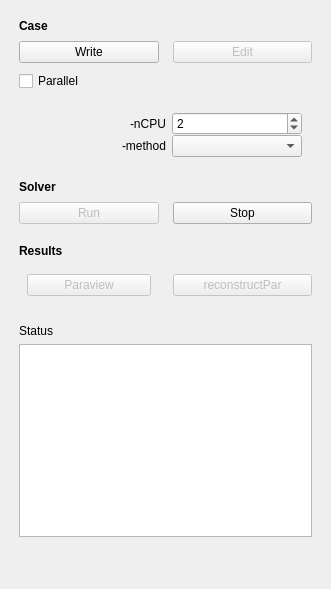
<?xml version="1.0" encoding="UTF-8"?>
<ui version="4.0">
 <class>AnalysisControl</class>
 <widget class="QWidget" name="AnalysisControl">
  <property name="geometry">
   <rect>
    <x>0</x>
    <y>0</y>
    <width>331</width>
    <height>589</height>
   </rect>
  </property>
  <property name="windowTitle">
   <string>Analysis control</string>
  </property>
  <layout class="QFormLayout" name="formLayout">
   <item row="0" column="0" colspan="2">
    <layout class="QGridLayout" name="gl_actions_4">
     <property name="leftMargin">
      <number>8</number>
     </property>
     <property name="topMargin">
      <number>8</number>
     </property>
     <property name="rightMargin">
      <number>8</number>
     </property>
     <property name="bottomMargin">
      <number>6</number>
     </property>
     <property name="horizontalSpacing">
      <number>14</number>
     </property>
     <property name="verticalSpacing">
      <number>8</number>
     </property>
     <item row="1" column="1">
      <widget class="QPushButton" name="pb_edit_inp">
       <property name="enabled">
        <bool>false</bool>
       </property>
       <property name="text">
        <string>Edit</string>
       </property>
      </widget>
     </item>
     <item row="0" column="0">
      <widget class="QLabel" name="label">
       <property name="font">
        <font>
         <weight>75</weight>
         <bold>true</bold>
        </font>
       </property>
       <property name="text">
        <string>Case</string>
       </property>
      </widget>
     </item>
     <item row="1" column="0">
      <widget class="QPushButton" name="pb_write_inp">
       <property name="text">
        <string>Write</string>
       </property>
      </widget>
     </item>
     <item row="2" column="0">
      <widget class="QCheckBox" name="check_parallel">
       <property name="text">
        <string>Parallel</string>
       </property>
      </widget>
     </item>
    </layout>
   </item>
   <item row="2" column="0" colspan="2">
    <layout class="QGridLayout" name="gl_actions_3">
     <property name="leftMargin">
      <number>8</number>
     </property>
     <property name="topMargin">
      <number>8</number>
     </property>
     <property name="rightMargin">
      <number>8</number>
     </property>
     <property name="bottomMargin">
      <number>6</number>
     </property>
     <property name="horizontalSpacing">
      <number>14</number>
     </property>
     <property name="verticalSpacing">
      <number>8</number>
     </property>
     <item row="2" column="1">
      <widget class="QPushButton" name="terminateSolver">
       <property name="enabled">
        <bool>true</bool>
       </property>
       <property name="text">
        <string>Stop</string>
       </property>
      </widget>
     </item>
     <item row="2" column="0">
      <widget class="QPushButton" name="pb_run_solver">
       <property name="enabled">
        <bool>false</bool>
       </property>
       <property name="text">
        <string>Run</string>
       </property>
      </widget>
     </item>
     <item row="1" column="0">
      <widget class="QLabel" name="label_2">
       <property name="font">
        <font>
         <weight>75</weight>
         <bold>true</bold>
        </font>
       </property>
       <property name="text">
        <string>Solver</string>
       </property>
      </widget>
     </item>
    </layout>
   </item>
   <item row="3" column="0" colspan="2">
    <layout class="QGridLayout" name="gl_actions_2">
     <property name="leftMargin">
      <number>8</number>
     </property>
     <property name="topMargin">
      <number>8</number>
     </property>
     <property name="rightMargin">
      <number>8</number>
     </property>
     <property name="bottomMargin">
      <number>6</number>
     </property>
     <property name="horizontalSpacing">
      <number>14</number>
     </property>
     <property name="verticalSpacing">
      <number>8</number>
     </property>
     <item row="2" column="0">
      <layout class="QHBoxLayout" name="horizontalLayout">
       <property name="spacing">
        <number>8</number>
       </property>
       <property name="leftMargin">
        <number>8</number>
       </property>
       <property name="topMargin">
        <number>8</number>
       </property>
       <property name="rightMargin">
        <number>8</number>
       </property>
       <property name="bottomMargin">
        <number>8</number>
       </property>
       <item>
        <widget class="QPushButton" name="pb_paraview">
         <property name="enabled">
          <bool>false</bool>
         </property>
         <property name="text">
          <string>Paraview</string>
         </property>
        </widget>
       </item>
      </layout>
     </item>
     <item row="1" column="0">
      <widget class="QLabel" name="label_3">
       <property name="font">
        <font>
         <weight>75</weight>
         <bold>true</bold>
        </font>
       </property>
       <property name="text">
        <string>Results</string>
       </property>
      </widget>
     </item>
     <item row="2" column="1">
      <widget class="QPushButton" name="pb_reconstruct">
       <property name="enabled">
        <bool>false</bool>
       </property>
       <property name="text">
        <string>reconstructPar</string>
       </property>
      </widget>
     </item>
    </layout>
   </item>
   <item row="4" column="0" colspan="2">
    <layout class="QVBoxLayout" name="verticalLayout_2">
     <property name="leftMargin">
      <number>8</number>
     </property>
     <property name="topMargin">
      <number>8</number>
     </property>
     <property name="rightMargin">
      <number>8</number>
     </property>
     <property name="bottomMargin">
      <number>8</number>
     </property>
     <item>
      <widget class="QLabel" name="label_5">
       <property name="text">
        <string>Status</string>
       </property>
      </widget>
     </item>
     <item>
      <widget class="QTextEdit" name="textEdit_Output">
       <property name="minimumSize">
        <size>
         <width>0</width>
         <height>120</height>
        </size>
       </property>
       <property name="lineWrapMode">
        <enum>QTextEdit::NoWrap</enum>
       </property>
      </widget>
     </item>
    </layout>
   </item>
   <item row="5" column="0" colspan="2">
    <layout class="QGridLayout" name="gridLayout_3">
     <property name="leftMargin">
      <number>8</number>
     </property>
     <property name="topMargin">
      <number>6</number>
     </property>
     <property name="rightMargin">
      <number>8</number>
     </property>
     <property name="bottomMargin">
      <number>6</number>
     </property>
     <property name="spacing">
      <number>8</number>
     </property>
     <item row="0" column="0">
      <widget class="QLabel" name="l_time">
       <property name="font">
        <font>
         <pointsize>10</pointsize>
        </font>
       </property>
       <property name="text">
        <string/>
       </property>
      </widget>
     </item>
    </layout>
   </item>
   <item row="1" column="1">
    <widget class="QFrame" name="parallel_frame">
     <property name="sizePolicy">
      <sizepolicy hsizetype="Preferred" vsizetype="Minimum">
       <horstretch>0</horstretch>
       <verstretch>0</verstretch>
      </sizepolicy>
     </property>
     <property name="frameShape">
      <enum>QFrame::Panel</enum>
     </property>
     <property name="frameShadow">
      <enum>QFrame::Plain</enum>
     </property>
     <property name="lineWidth">
      <number>0</number>
     </property>
     <layout class="QGridLayout" name="gridLayout_5">
      <item row="1" column="0" colspan="2">
       <widget class="QWidget" name="referenceSelectWidget" native="true">
        <property name="minimumSize">
         <size>
          <width>0</width>
          <height>20</height>
         </size>
        </property>
        <layout class="QGridLayout" name="gridLayout_2">
         <property name="leftMargin">
          <number>9</number>
         </property>
         <property name="topMargin">
          <number>0</number>
         </property>
         <property name="bottomMargin">
          <number>0</number>
         </property>
         <property name="verticalSpacing">
          <number>0</number>
         </property>
         <item row="0" column="1">
          <widget class="QSpinBox" name="if_ncpu">
           <property name="value">
            <number>2</number>
           </property>
          </widget>
         </item>
         <item row="1" column="0" alignment="Qt::AlignRight">
          <widget class="QLabel" name="label_7">
           <property name="text">
            <string>-method</string>
           </property>
          </widget>
         </item>
         <item row="0" column="0" alignment="Qt::AlignRight">
          <widget class="QLabel" name="label_6">
           <property name="text">
            <string>-nCPU</string>
           </property>
          </widget>
         </item>
         <item row="1" column="1">
          <widget class="QComboBox" name="cb_method"/>
         </item>
        </layout>
       </widget>
      </item>
     </layout>
    </widget>
   </item>
  </layout>
 </widget>
 <resources/>
 <connections/>
</ui>
